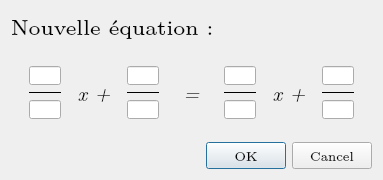
<?xml version="1.0" encoding="UTF-8"?>
<ui version="4.0">
 <class>new_eq</class>
 <widget class="QDialog" name="new_eq">
  <property name="geometry">
   <rect>
    <x>0</x>
    <y>0</y>
    <width>383</width>
    <height>175</height>
   </rect>
  </property>
  <property name="sizePolicy">
   <sizepolicy hsizetype="Fixed" vsizetype="Fixed">
    <horstretch>0</horstretch>
    <verstretch>0</verstretch>
   </sizepolicy>
  </property>
  <property name="font">
   <font>
    <family>Latin Modern Roman</family>
    <pointsize>16</pointsize>
   </font>
  </property>
  <property name="windowTitle">
   <string>Dialog</string>
  </property>
  <property name="windowIcon">
   <iconset resource="resources.qrc">
    <normaloff>:/icons/thot.ico</normaloff>:/icons/thot.ico</iconset>
  </property>
  <layout class="QVBoxLayout" name="verticalLayout">
   <item>
    <widget class="QLabel" name="label">
     <property name="sizePolicy">
      <sizepolicy hsizetype="Preferred" vsizetype="Preferred">
       <horstretch>0</horstretch>
       <verstretch>0</verstretch>
      </sizepolicy>
     </property>
     <property name="text">
      <string>Nouvelle équation :</string>
     </property>
     <property name="alignment">
      <set>Qt::AlignBottom|Qt::AlignLeading|Qt::AlignLeft</set>
     </property>
    </widget>
   </item>
   <item>
    <widget class="QWidget" name="widget" native="true">
     <property name="font">
      <font>
       <italic>true</italic>
      </font>
     </property>
     <layout class="QHBoxLayout" name="horizontalLayout">
      <item>
       <widget class="QWidget" name="widget_2" native="true">
        <property name="maximumSize">
         <size>
          <width>50</width>
          <height>70</height>
         </size>
        </property>
        <layout class="QVBoxLayout" name="verticalLayout_2">
         <item>
          <widget class="QLineEdit" name="lxnum">
           <property name="frame">
            <bool>true</bool>
           </property>
           <property name="alignment">
            <set>Qt::AlignCenter</set>
           </property>
          </widget>
         </item>
         <item>
          <widget class="Line" name="lxline">
           <property name="frameShadow">
            <enum>QFrame::Plain</enum>
           </property>
           <property name="orientation">
            <enum>Qt::Horizontal</enum>
           </property>
          </widget>
         </item>
         <item>
          <widget class="QLineEdit" name="lxdenom">
           <property name="alignment">
            <set>Qt::AlignCenter</set>
           </property>
          </widget>
         </item>
        </layout>
       </widget>
      </item>
      <item>
       <widget class="QLabel" name="label_3">
        <property name="text">
         <string>x +</string>
        </property>
        <property name="alignment">
         <set>Qt::AlignCenter</set>
        </property>
       </widget>
      </item>
      <item>
       <widget class="QWidget" name="widget_3" native="true">
        <property name="maximumSize">
         <size>
          <width>50</width>
          <height>70</height>
         </size>
        </property>
        <layout class="QVBoxLayout" name="verticalLayout_3">
         <item>
          <widget class="QLineEdit" name="lnum">
           <property name="maximumSize">
            <size>
             <width>16777215</width>
             <height>16777215</height>
            </size>
           </property>
           <property name="alignment">
            <set>Qt::AlignCenter</set>
           </property>
          </widget>
         </item>
         <item>
          <widget class="Line" name="lline">
           <property name="frameShadow">
            <enum>QFrame::Plain</enum>
           </property>
           <property name="orientation">
            <enum>Qt::Horizontal</enum>
           </property>
          </widget>
         </item>
         <item>
          <widget class="QLineEdit" name="ldenom">
           <property name="alignment">
            <set>Qt::AlignCenter</set>
           </property>
          </widget>
         </item>
        </layout>
       </widget>
      </item>
      <item>
       <widget class="QLabel" name="label_2">
        <property name="font">
         <font>
          <italic>true</italic>
         </font>
        </property>
        <property name="text">
         <string> = </string>
        </property>
        <property name="alignment">
         <set>Qt::AlignCenter</set>
        </property>
       </widget>
      </item>
      <item>
       <widget class="QWidget" name="widget_4" native="true">
        <property name="maximumSize">
         <size>
          <width>50</width>
          <height>70</height>
         </size>
        </property>
        <layout class="QVBoxLayout" name="verticalLayout_4">
         <item>
          <widget class="QLineEdit" name="rxnum">
           <property name="alignment">
            <set>Qt::AlignCenter</set>
           </property>
          </widget>
         </item>
         <item>
          <widget class="Line" name="rxline">
           <property name="frameShadow">
            <enum>QFrame::Plain</enum>
           </property>
           <property name="orientation">
            <enum>Qt::Horizontal</enum>
           </property>
          </widget>
         </item>
         <item>
          <widget class="QLineEdit" name="rxdenom">
           <property name="alignment">
            <set>Qt::AlignCenter</set>
           </property>
          </widget>
         </item>
        </layout>
       </widget>
      </item>
      <item>
       <widget class="QLabel" name="label_4">
        <property name="text">
         <string>x +</string>
        </property>
        <property name="alignment">
         <set>Qt::AlignCenter</set>
        </property>
       </widget>
      </item>
      <item>
       <widget class="QWidget" name="widget_5" native="true">
        <property name="maximumSize">
         <size>
          <width>50</width>
          <height>70</height>
         </size>
        </property>
        <layout class="QVBoxLayout" name="verticalLayout_5">
         <item>
          <widget class="QLineEdit" name="rnum">
           <property name="alignment">
            <set>Qt::AlignCenter</set>
           </property>
          </widget>
         </item>
         <item>
          <widget class="Line" name="rline">
           <property name="frameShadow">
            <enum>QFrame::Plain</enum>
           </property>
           <property name="orientation">
            <enum>Qt::Horizontal</enum>
           </property>
          </widget>
         </item>
         <item>
          <widget class="QLineEdit" name="rdenom">
           <property name="alignment">
            <set>Qt::AlignCenter</set>
           </property>
          </widget>
         </item>
        </layout>
       </widget>
      </item>
     </layout>
    </widget>
   </item>
   <item>
    <widget class="QDialogButtonBox" name="buttonBox">
     <property name="maximumSize">
      <size>
       <width>16777215</width>
       <height>50</height>
      </size>
     </property>
     <property name="font">
      <font>
       <pointsize>10</pointsize>
      </font>
     </property>
     <property name="orientation">
      <enum>Qt::Horizontal</enum>
     </property>
     <property name="standardButtons">
      <set>QDialogButtonBox::Cancel|QDialogButtonBox::Ok</set>
     </property>
    </widget>
   </item>
  </layout>
 </widget>
 <resources>
  <include location="resources.qrc"/>
 </resources>
 <connections>
  <connection>
   <sender>buttonBox</sender>
   <signal>accepted()</signal>
   <receiver>new_eq</receiver>
   <slot>accept()</slot>
   <hints>
    <hint type="sourcelabel">
     <x>248</x>
     <y>254</y>
    </hint>
    <hint type="destinationlabel">
     <x>157</x>
     <y>274</y>
    </hint>
   </hints>
  </connection>
  <connection>
   <sender>buttonBox</sender>
   <signal>rejected()</signal>
   <receiver>new_eq</receiver>
   <slot>reject()</slot>
   <hints>
    <hint type="sourcelabel">
     <x>316</x>
     <y>260</y>
    </hint>
    <hint type="destinationlabel">
     <x>286</x>
     <y>274</y>
    </hint>
   </hints>
  </connection>
 </connections>
</ui>
